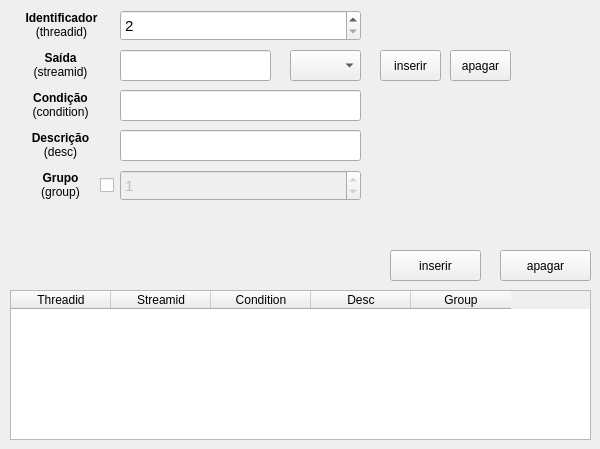
   <widget class="QWidget" name="tab_4">
    <attribute name="title">
     <string>Auditoria (audit)</string>
    </attribute>
    <widget class="QPushButton" name="audit_apagar_streamid_bt">
     <property name="geometry">
      <rect>
       <x>450</x>
       <y>50</y>
       <width>61</width>
       <height>31</height>
      </rect>
     </property>
     <property name="text">
      <string>apagar</string>
     </property>
    </widget>
    <widget class="QLabel" name="audit_group_label">
     <property name="geometry">
      <rect>
       <x>37</x>
       <y>170</y>
       <width>47</width>
       <height>31</height>
      </rect>
     </property>
     <property name="text">
      <string>&lt;html&gt;&lt;head/&gt;&lt;body&gt;&lt;p align=&quot;center&quot;&gt;&lt;span style=&quot; font-weight:600;&quot;&gt;Grupo&lt;br/&gt;&lt;/span&gt;(group)&lt;/p&gt;&lt;/body&gt;&lt;/html&gt;</string>
     </property>
    </widget>
    <widget class="QPushButton" name="audit_inserir_streamid_bt">
     <property name="geometry">
      <rect>
       <x>380</x>
       <y>50</y>
       <width>61</width>
       <height>31</height>
      </rect>
     </property>
     <property name="text">
      <string>inserir</string>
     </property>
    </widget>
    <widget class="QSpinBox" name="audit_threadid_sbox">
     <property name="geometry">
      <rect>
       <x>120</x>
       <y>10</y>
       <width>241</width>
       <height>31</height>
      </rect>
     </property>
     <property name="font">
      <font>
       <pointsize>11</pointsize>
      </font>
     </property>
     <property name="minimum">
      <number>2</number>
     </property>
     <property name="maximum">
      <number>6000</number>
     </property>
     <property name="singleStep">
      <number>1</number>
     </property>
     <property name="value">
      <number>2</number>
     </property>
    </widget>
    <widget class="QLineEdit" name="audit_condition_edit">
     <property name="geometry">
      <rect>
       <x>120</x>
       <y>90</y>
       <width>241</width>
       <height>31</height>
      </rect>
     </property>
     <property name="font">
      <font>
       <pointsize>11</pointsize>
      </font>
     </property>
    </widget>
    <widget class="QPushButton" name="audit_apagar_bt">
     <property name="geometry">
      <rect>
       <x>500</x>
       <y>250</y>
       <width>91</width>
       <height>31</height>
      </rect>
     </property>
     <property name="text">
      <string>apagar</string>
     </property>
    </widget>
    <widget class="QTableWidget" name="audit_table">
     <property name="geometry">
      <rect>
       <x>10</x>
       <y>290</y>
       <width>581</width>
       <height>150</height>
      </rect>
     </property>
     <column>
      <property name="text">
       <string>Threadid</string>
      </property>
     </column>
     <column>
      <property name="text">
       <string>Streamid</string>
      </property>
     </column>
     <column>
      <property name="text">
       <string>Condition</string>
      </property>
     </column>
     <column>
      <property name="text">
       <string>Desc</string>
      </property>
     </column>
     <column>
      <property name="text">
       <string>Group</string>
      </property>
     </column>
    </widget>
    <widget class="QLabel" name="audit_streamid_label">
     <property name="geometry">
      <rect>
       <x>30</x>
       <y>50</y>
       <width>61</width>
       <height>31</height>
      </rect>
     </property>
     <property name="text">
      <string>&lt;html&gt;&lt;head/&gt;&lt;body&gt;&lt;p align=&quot;center&quot;&gt;&lt;span style=&quot; font-weight:600;&quot;&gt;Saída&lt;/span&gt;&lt;br/&gt;(streamid)&lt;/p&gt;&lt;/body&gt;&lt;/html&gt;</string>
     </property>
    </widget>
    <widget class="QLineEdit" name="audit_streamid_edit">
     <property name="enabled">
      <bool>true</bool>
     </property>
     <property name="geometry">
      <rect>
       <x>120</x>
       <y>50</y>
       <width>151</width>
       <height>31</height>
      </rect>
     </property>
     <property name="font">
      <font>
       <pointsize>11</pointsize>
      </font>
     </property>
     <property name="readOnly">
      <bool>true</bool>
     </property>
    </widget>
    <widget class="QLineEdit" name="audit_desc_edit">
     <property name="geometry">
      <rect>
       <x>120</x>
       <y>130</y>
       <width>241</width>
       <height>31</height>
      </rect>
     </property>
     <property name="font">
      <font>
       <pointsize>11</pointsize>
      </font>
     </property>
    </widget>
    <widget class="QPushButton" name="audit_inserir_bt">
     <property name="geometry">
      <rect>
       <x>390</x>
       <y>250</y>
       <width>91</width>
       <height>31</height>
      </rect>
     </property>
     <property name="text">
      <string>inserir</string>
     </property>
    </widget>
    <widget class="QComboBox" name="audit_streamid_cbox">
     <property name="geometry">
      <rect>
       <x>290</x>
       <y>50</y>
       <width>71</width>
       <height>31</height>
      </rect>
     </property>
     <property name="font">
      <font>
       <pointsize>11</pointsize>
      </font>
     </property>
    </widget>
    <widget class="QCheckBox" name="audit_group_check">
     <property name="geometry">
      <rect>
       <x>100</x>
       <y>170</y>
       <width>20</width>
       <height>31</height>
      </rect>
     </property>
     <property name="text">
      <string/>
     </property>
    </widget>
    <widget class="QLabel" name="audit_condition_label">
     <property name="geometry">
      <rect>
       <x>30</x>
       <y>90</y>
       <width>61</width>
       <height>31</height>
      </rect>
     </property>
     <property name="text">
      <string>&lt;html&gt;&lt;head/&gt;&lt;body&gt;&lt;p align=&quot;center&quot;&gt;&lt;span style=&quot; font-weight:600;&quot;&gt;Condição&lt;br/&gt;&lt;/span&gt;(condition)&lt;/p&gt;&lt;/body&gt;&lt;/html&gt;</string>
     </property>
    </widget>
    <widget class="QSpinBox" name="audit_group_sbox">
     <property name="enabled">
      <bool>false</bool>
     </property>
     <property name="geometry">
      <rect>
       <x>120</x>
       <y>170</y>
       <width>241</width>
       <height>31</height>
      </rect>
     </property>
     <property name="font">
      <font>
       <pointsize>11</pointsize>
      </font>
     </property>
     <property name="minimum">
      <number>0</number>
     </property>
     <property name="maximum">
      <number>6000</number>
     </property>
     <property name="singleStep">
      <number>1</number>
     </property>
     <property name="value">
      <number>1</number>
     </property>
    </widget>
    <widget class="QLabel" name="audit_threadid_label">
     <property name="geometry">
      <rect>
       <x>21</x>
       <y>10</y>
       <width>81</width>
       <height>31</height>
      </rect>
     </property>
     <property name="text">
      <string>&lt;html&gt;&lt;head/&gt;&lt;body&gt;&lt;p align=&quot;center&quot;&gt;&lt;span style=&quot; font-weight:600;&quot;&gt;Identificador&lt;/span&gt;&lt;br/&gt;(threadid)&lt;/p&gt;&lt;/body&gt;&lt;/html&gt;</string>
     </property>
    </widget>
    <widget class="QLabel" name="audit_desc_label">
     <property name="geometry">
      <rect>
       <x>25</x>
       <y>130</y>
       <width>71</width>
       <height>31</height>
      </rect>
     </property>
     <property name="text">
      <string>&lt;html&gt;&lt;head/&gt;&lt;body&gt;&lt;p align=&quot;center&quot;&gt;&lt;span style=&quot; font-weight:600;&quot;&gt;Descrição&lt;br/&gt;&lt;/span&gt;(desc)&lt;/p&gt;&lt;/body&gt;&lt;/html&gt;</string>
     </property>
    </widget>
   </widget>
